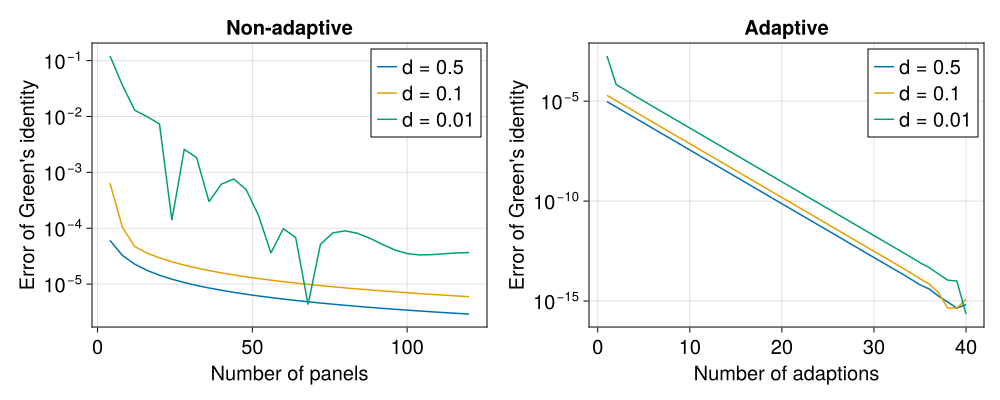

The script that saved this image:
include("utils.jl")

eps_box = 2.0

srcs = [(0.5, 0.5), (0.9, 0.9), (0.99, 0.99)]
n_panels_nonadaptive = 1:30

g_nonadaptive = []
for src in srcs
    gt = Float64[]
    for n_panels in n_panels_nonadaptive
        box, sigma = res_nonadaptive(n_panels, eps_box, src)
        g = BI.l2d_singlelayer_gi(box, sigma, 2.0, 128) + 1.0 / eps_box
        push!(gt, g)
        @show n_panels, 1.0 - g
    end
    push!(g_nonadaptive, gt)
end

n_adapts = 1:40
g_adaptive = []
for src in srcs
    gt = Float64[]
    for n_adapt in n_adapts
        box, sigma = res_adaptive(8, eps_box, n_adapt, src)
        g = BI.l2d_singlelayer_gi(box, sigma, 2.0, 128) + 1.0 / eps_box
        push!(gt, g)
        @show n_adapt, 1.0 - g
    end
    push!(g_adaptive, gt)
end

begin
    fig = Figure(size = (1000, 400), fontsize = 20)
    ax1 = Axis(fig[1, 1], yscale = log10, xlabel = "Number of panels", ylabel = "Error of Green's identity", title = "Non-adaptive")
    ds = [0.5, 0.1, 0.01]
    for i in eachindex(srcs)
        lines!(ax1, n_panels_nonadaptive .* 4, abs.(1.0 .- g_nonadaptive[i]), label = "d = $(ds[i])")
    end
    axislegend(ax1, position = :rt)

    ax2 = Axis(fig[1, 2], yscale = log10, xlabel = "Number of adaptions", ylabel = "Error of Green's identity", title = "Adaptive")
    for i in eachindex(srcs)
        lines!(ax2, n_adapts, abs.(1.0 .- g_adaptive[i]), label = "d = $(ds[i])")
    end
    axislegend(ax2, position = :rt)
    save("convergence.svg", fig)

    fig
end
